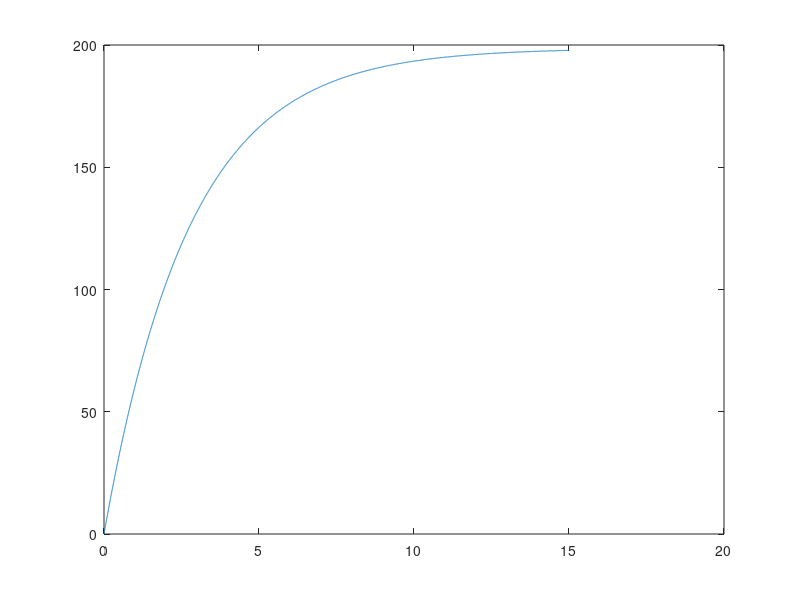

This figure's MATLAB source:
% ns2202.m



clear
close all
clc


%  INPUTS >>>>>>>>>>>>>>>>>>>>>>>>>>>>>>>>>>>>>>>>>>>>>>>>>>>>>>>>
% External current density   [A/cm^2]
%  Jext = 1e-4;
% Specific conductances     [S/cm^2]
  gNa = 0e-3;
  gK  = 36e-3;
  gL = 3e-3;
% Resting potneital  [V]
  Vrest = -0e-3;
% Time interval  [ms]
  tMax = 15e-3; 
  num = 10001;

% SETUP  =========================================================
% Leak conductance  [S/cm^2]
gL =  0.3e-3;
% Specific capacitance  [F/cm^2]
  cm = 1e-4;
% Time
  t = linspace(0,tMax,num);
  dt = t(2) - t(1);
% Reversal potentials  [V]
  ENa =  50e-3;
  EK  = -77e-3;
  EL  = -55e-3;

V = zeros(num,1); JL = V; JK = V; JNa = V; Jm = V;
V(1) = Vrest;

 Jext = 1e-2.*ones(num,1);

% Solve ODE
  for n = 1 : num-1
   JL(n)  = gL* (V(n) - EL);
   JK(n)  = gK* (V(n) - EK);
   JNa(n) = gNa*(V(n) - ENa);
   Jm(n)  = JL(n) + JK(n) + JNa(n); 
   V(n+1) = V(n) + (dt/cm)*(Jext(n) - Jm(n));
  end


  figure(1)
      plot(t.*1e3,V.*1e3)



  %%
clear
close all
clc

V1 = -10
V2 = 20
R1 = 10
R2 = 10

I = (V2 + V1)/(R1+R2)

Vm2 = V2 - I*R2
Vm1 = V1 - I*R1
